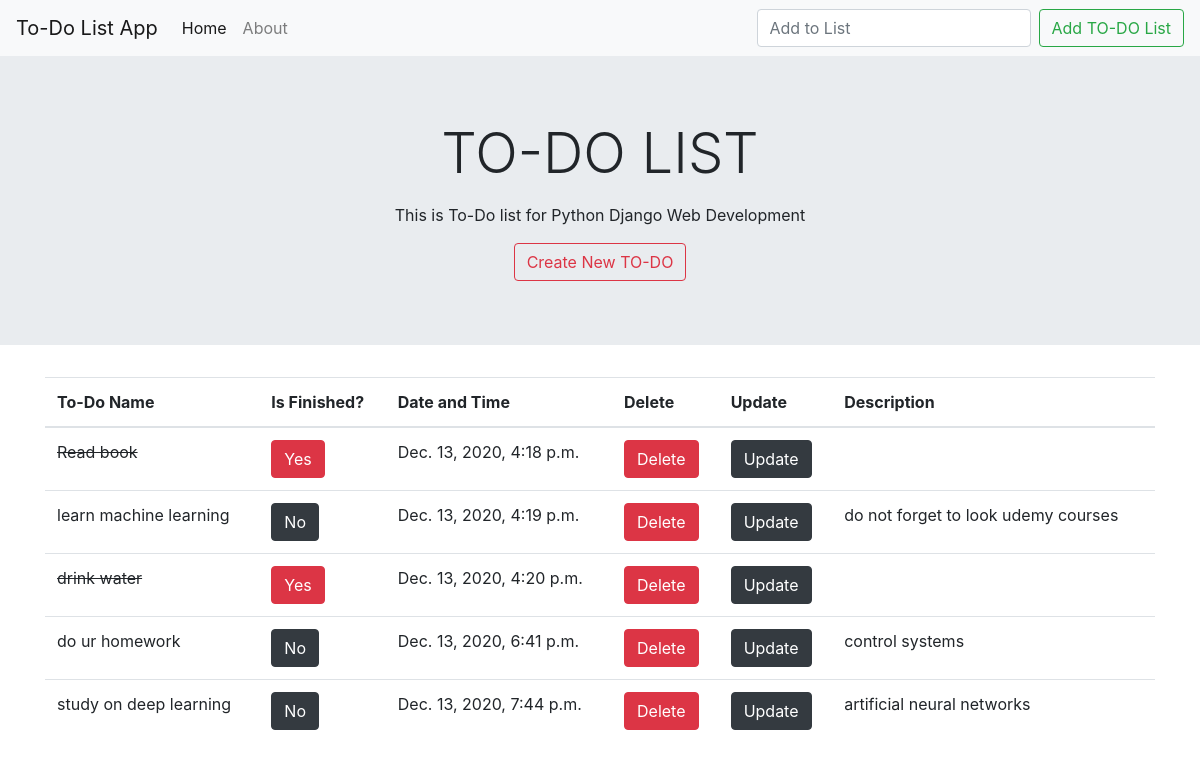
The page / on the database its author committed.
### todo_app/models.py (models this page shows, shortened)
class Todos(models.Model):
    title = models.CharField(max_length=100)
    description = models.TextField(max_length=1000,blank=True)
    finished = models.BooleanField(default=False)
    date = models.DateTimeField(default=datetime.now ,blank=True )

### todo_app/views.py (the view)
# urls.py: path('', views.index,name="index"),
def index(request):
    if request.method == "POST":
        form = ListForm(request.POST or None)
        if form.is_valid:
            form.save()
            todo_list = Todos.objects.all()
            return render(request,"todo_app/index.html",{'todo_list':todo_list})
    else:
        todo_list = Todos.objects.all()
        return render(request,"todo_app/index.html",{'todo_list':todo_list})

### templates/todo_app/index.html (shortened to what this page needs)
{% extends "todo_app/base.html" %}
{% block content %}
    <div class="jumbotron jumbotron-fluid">
    <div class="container">
      <h1 class="display-4"><center>TO-DO LIST</center></h1>
      <p class="lead"><center>This is To-Do list for Python Django Web Development</center></p>
      <div class="text-center">
        <a class="btn btn-outline-danger" href="{% url 'create' %}" role="button">Create New TO-DO</a>
      </div>
    </div>
  </div>
<div class="container">
  <table class="table">
    <thead>
      <tr>
        <th scope="col">To-Do Name</th>
        <th scope="col">Is Finished?</th>
        <th scope="col">Date and Time</th>
        <th scope="col">Delete</th>
        <th scope="col">Update</th>
        <th scope="col">Description</th>
      </tr>
    </thead>
    <tbody>
        {% for todo in todo_list %}
          {% if todo.finished %}
            <tr>
                <td><del>{{ todo.title }}</del></td>
                <td><a class="btn btn-danger" href="{% url 'yes_finish' todo.id %}" role="button">Yes</a></td>
                <td>{{ todo.date }}</td>
                <td><a class="btn btn-danger" href="{% url 'delete' todo.id %}" role="button">Delete</a></td>
                <td><a class="btn btn-dark" href="{% url 'update' todo.id %}" role="button">Update</a></td>
                <td>{{ todo.description }}</td>
            </tr>
          {% else %}
            <tr>
                <td>{{ todo.title }}</td>
                <td><a class="btn btn-dark" href="{% url 'no_finish' todo.id %}" role="button">No</a></td>
                <td>{{ todo.date }}</td>
                <td><a class="btn btn-danger" href="{% url 'delete' todo.id %}" role="button">Delete</a></td>
                <td><a class="btn btn-dark" href="{% url 'update' todo.id %}" role="button">Update</a></td>
                <td>{{ todo.description }}</td>
            </tr>
          {% endif %}
        {% endfor %}
    </tbody>
  </table>
</div>
{% endblock content %}

### templates/todo_app/base.html (shortened to what this page needs)
<!doctype html>
<html lang="en">
  <head>
    <link rel="stylesheet" href="https://stackpath.bootstrapcdn.com/bootstrap/4.4.1/css/bootstrap.min.css">
  </head>
  <body>
    <nav class="navbar navbar-expand-lg navbar-light bg-light">
        <a class="navbar-brand" href="{% url 'index' %}">To-Do List App</a>
        <div class="collapse navbar-collapse" id="navbarSupportedContent">
          <ul class="navbar-nav mr-auto">
            <li class="nav-item active">
              <a class="nav-link" href="{% url 'index' %}">Home <span class="sr-only">(current)</span></a>
            </li>
            <li class="nav-item">
              <a class="nav-link" href="{% url 'about' %}">About</a>
            </li>
          </ul>
          <form class="form-inline my-2 my-lg-0" method="POST">
            <input class="form-control mr-sm-2" type="text" placeholder="Add to List" name="title">
            <button class="btn btn-outline-success my-2 my-sm-0" type="submit">Add TO-DO List</button>
          </form>
        </div>
      </nav>
      {% block content %}
      {% endblock content %}
  </body>
</html>

### rows shown on the page
Todos: title "Read book", date "Dec. 13, 2020, 4:18 p.m."
Todos: title "learn machine learning", date "Dec. 13, 2020, 4:19 p.m.", description "do not forget to look udemy courses"
Todos: title "drink water", date "Dec. 13, 2020, 4:20 p.m."
Todos: title "do ur homework", date "Dec. 13, 2020, 6:41 p.m.", description "control systems"
Todos: title "study on deep learning", date "Dec. 13, 2020, 7:44 p.m.", description "artificial neural networks"
